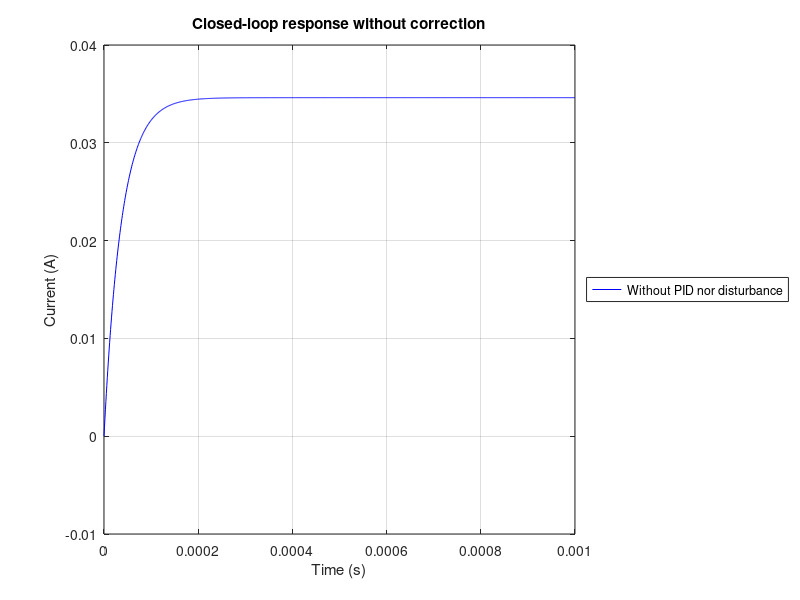
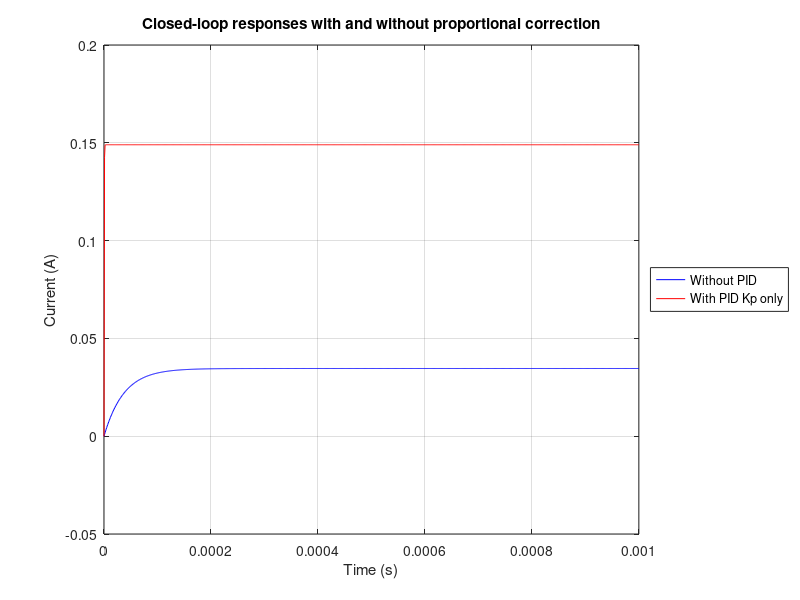
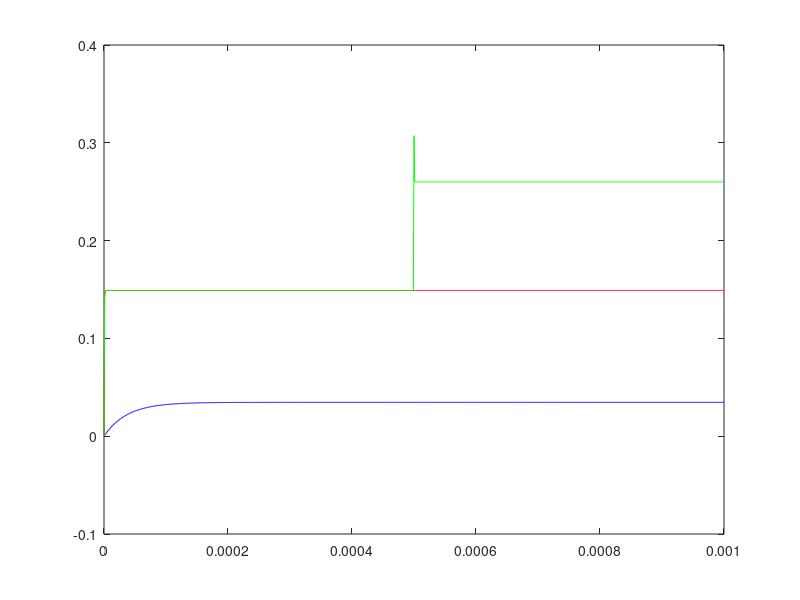

Write the MATLAB code that produced these figures, in order. (Note: this script raises an error after producing the figures.)

  clear all %clears variables
  clc %clears console


  pkg load control %load the package to use control functions (eg tf)
  %constant values
  Rmotor = 3.8 %motor resistance
  k = 4.5e-3%motor constant
  Rcap = 10 %resistance used to convert Iout to a voltage to process
  f=6.86e-7 %friction coeff
  L = 1.6e-3 %internal inductance of the motor
  Ufreeload = 1.5 %input voltage = Iout/Rcap when no load is applied to the motor
  Ublocked = 2.6 %input voltage when the motor is blocked (no rotation but torque)


  %transfer function num and denum
  num = [0.03]
  denum = [4.8e-5 1]
  %% Time vector — column for lsim compatibility (the ')
  t = (0:1e-6:0.001)';  % 100 µs step, fine enough for tau = 48 µs --> simulation time
  inputRef  = Ufreeload*ones(length(t), 1); %input step = 1*max


  %transfer function creation (U=5V)
  Hp = tf(num, denum)
  %resistance TF
  Hcap = tf(Rcap, 1); %[Rcap] also works, but better to define it as a TF


  %closed loop without PID
  CLnoPID = feedback(Hp, Hcap)
  outputNoPIDNoDisturb = lsim(CLnoPID, inputRef, t);
  %{
  figure(1); step(CLnoPID); hold on;
  title('Closed-loop response without PID');
  %}


  figure(1); clf;
  plot(t, outputNoPIDNoDisturb,'b');  hold on;
  grid on;
  xlabel('Time (s)'); ylabel('Current (A)');
  title('Closed-loop response without correction');
  legend('Without PID nor disturbance','Location', 'eastoutside');


  %Very quick profile --> electrical only (since we don't have J)
  %very low current : Hcap creates a very strong feedback compared to the command voltage



  %PID creation
  Kp = 500%proportional coeff --> we want I=U*Hc*Hp=0.15 at tf --> Hc*Hp =0.15/5=0.03
  Ki = 0%integration coeff
  Kd = 0%derivative coeff
  %only a big proportional (line) gain is useful here (1st order : no peak to moderate) --> won't be the case when we will introduce distrurbances
  %a big Ki also do the trick, but we have a peak over the command for Ki = 50000


  Hc = pid(Kp, Ki, Kd)
  ClwithPIDNoDisturb = feedback(Hp*Hc, Hcap)
  outputWithPIDNoDisturb = lsim(ClwithPIDNoDisturb, inputRef, t);

  %{
  step(ClwithPID, 'Color', 'r'); hold on;
  legend('Without PID', 'With PID, Kp only');


  figure(2); step(ClwithPID); grid on;
  title('Closed-loop response with PID Kp only');
  %}

  figure(2); %clf;
  plot(t, outputNoPIDNoDisturb, 'b');  hold on;
  plot(t, outputWithPIDNoDisturb, 'r');
  grid on;
  xlabel('Time (s)'); ylabel('Current (A)');
  title('Closed-loop responses with and without proportional correction');
  legend('Without PID', 'With PID Kp only', 'Location', 'eastoutside');


  %we now add a perturbation
  Cblocked = 1.2e-3 %torque delivered by the motor when blocked : resistant torque
  Iblocked = Cblocked/k
  delayBlocked = 0.0005 %0.5 ms after launch, motor blocked
  Ublocked = 2.6 %input command voltage when omega is null --> = 0.26 A * 10 ohms
  inputRef(t >= delayBlocked) = Ublocked; %if condition respected corresponding index = UcommandWhenBlocked


  % Simulate the disturbance as a delayed step
  disturbance = zeros(length(t), 1); %vector of size t and value 0, must be vertical
  disturbance(t >= delayBlocked) = Iblocked; %if condition respected corresponding index = Iblocked


  %creating disturbance current transfer function (TF) --> feedback loop --> see schematics
  Hdisturb = feedback(tf(1,[1]), Hp*Hc*Hcap) %can't do feedback without 2 FTs--> the first one is just 1 though


  %outputs generation
  %recalculation of output with change in command --> inputRef changed
  outputWithPIDDisturbCommand = lsim(ClwithPIDNoDisturb, inputRef, t);
  disturbToAdd = lsim(Hdisturb, disturbance, t) %disturbance to add to the output before FB

  ClwithPIDAndPerturbation = outputWithPIDDisturbCommand+disturbToAdd; %we add the both of them to get the response

  %{
  figure(1), plot(t, ClwithPIDAndPerturbation, 'g'); grid on; hold on;
  legend('Without PID', 'With PID, Kp only','With PID and perturbation, Kp only');
  %}



  figure(3); clf;
  plot(t, outputNoPIDNoDisturb, 'b');  hold on;
  plot(t, outputWithPIDNoDisturb, 'r');
  plot(t, ClwithPIDAndPerturbation,'g');
  xline(delayBlocked, ':k', 'Disturbance on');
  grid on;
  xlabel('Time (s)'); ylabel('Current (A)');
  title('Closed-loop responses');
  legend('Without PID', 'With PID Kp only', 'With PID + perturbation', 'Location', 'eastoutside');



% we have a current peak superior to the one mentionned in the datasheet (albeit a small one) : need to change PID params

 Kp=500 %no need to change --> good steady state value
 Ki=0 %we guess that the resistance torque is constant : no perturbation variation
 Kd=2.5 %Kd reduces the current peak, but a too large value can reduce precision at steady state


 Hc = pid(Kp, Ki, Kd)
 ClwithPID = feedback(Hp*Hc, Hcap)
 outputWithNewPIDDisturbCommand = lsim(ClwithPID, inputRef, t);


 disturbance = zeros(length(t), 1); %vector of size t and value 0, must be vertical
 disturbance(t >= delayBlocked) = Iblocked; %if condition respected corresponding index = Iblocked

 Hdisturb = feedback(tf(1,[1]), Hp*Hc*Hcap) %can't do feedback without 2 FTs--> the first one is just 1 though


 disturbToAdd = lsim(Hdisturb, disturbance, t) %disturbance to add to the output before FB

 ClwithNewPIDAndPerturbation = outputWithNewPIDDisturbCommand+disturbToAdd;

 figure(4); clf;
  plot(t, outputNoPIDNoDisturb, 'b');  hold on;
  plot(t, outputWithPIDNoDisturb, 'r');
  plot(t, ClwithPIDAndPerturbation,'g');
  plot(t, ClwithNewPIDAndPerturbation,'y');
  xline(delayBlocked, ':k', 'Disturbance on');
  grid on;
  xlabel('Time (s)'); ylabel('Current (A)');
  title('Closed-loop responses');
  legend('Without PID', 'With PID', 'With former PID + perturbation', 'With new PID + perturbation', 'Location', 'eastoutside');

  %to focus on the current peak
  figure(5); clf;
  plot(t, ClwithPIDAndPerturbation,    'g'); hold on;
  plot(t, ClwithNewPIDAndPerturbation, 'y');
  xline(delayBlocked, ':k', 'Disturbance on');
  grid on;
  xlabel('Time (s)'); ylabel('Current (A)');
  title('Peak zoom — disturbance response');
  legend('Former PID + perturbation', 'New PID + perturbation');

  % Zoom window: centered on delayBlocked, ±10% of total time on x
  % y range: just above 0.26A to capture the peak
  xlim([delayBlocked - 0.01e-3   delayBlocked + 0.01e-3]);
  ylim([0.15   0.30]);   % adjust upper bound if peak exceeds 0.30A


 %we create a model with perturbation and without correction to see the effect on the PID


 disturbance = zeros(length(t), 1); %vector of size t and value 0, must be vertical
 disturbance(t >= delayBlocked) = Iblocked; %if condition respected corresponding index = Iblocked

 Hdisturb = feedback(tf(1,[1]), Hp*Hcap) %can't do feedback without 2 FTs--> the first one is just 1 though

 outputNoPIDWithDisturb = lsim(CLnoPID, inputRef, t);
 disturbToAdd = lsim(Hdisturb, disturbance, t) %disturbance to add to the output before FB

 ClnoPIDAndPerturbation = outputNoPIDWithDisturb+disturbToAdd;

 figure(6); clf;
  plot(t, outputNoPIDNoDisturb, 'b');  hold on;
  plot(t, outputWithPIDNoDisturb, 'r');
  plot(t, ClwithPIDAndPerturbation,'g');
  plot(t, ClwithNewPIDAndPerturbation,'y');
  plot(t, ClnoPIDAndPerturbation,'m'); %color magenta
  xline(delayBlocked, ':k', 'Disturbance on');
  grid on;
  xlabel('Time (s)'); ylabel('Current (A)');
  title('Closed-loop responses');
  legend('Without PID', 'With PID', 'With former PID + perturbation', 'With new PID + perturbation' , 'With perturbation and no PID','Location', 'eastoutside');
